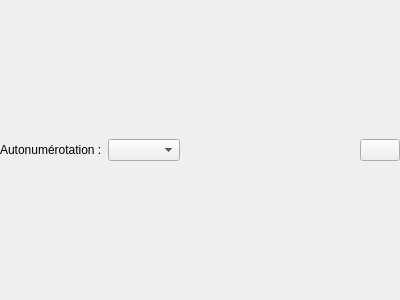
<?xml version="1.0" encoding="UTF-8"?>
<ui version="4.0">
 <class>AutonumSelectorWidget</class>
 <widget class="QWidget" name="AutonumSelectorWidget">
  <property name="geometry">
   <rect>
    <x>0</x>
    <y>0</y>
    <width>400</width>
    <height>300</height>
   </rect>
  </property>
  <property name="windowTitle">
   <string>Form</string>
  </property>
  <layout class="QHBoxLayout" name="horizontalLayout">
   <property name="margin">
    <number>0</number>
   </property>
   <item>
    <widget class="QLabel" name="label">
     <property name="text">
      <string>Autonumérotation :</string>
     </property>
    </widget>
   </item>
   <item>
    <widget class="QComboBox" name="m_available_autonum_cb"/>
   </item>
   <item>
    <spacer name="horizontalSpacer">
     <property name="orientation">
      <enum>Qt::Horizontal</enum>
     </property>
     <property name="sizeHint" stdset="0">
      <size>
       <width>40</width>
       <height>20</height>
      </size>
     </property>
    </spacer>
   </item>
   <item>
    <widget class="QPushButton" name="m_edit_autonum_pb">
     <property name="toolTip">
      <string>éditer les numérotations</string>
     </property>
     <property name="text">
      <string/>
     </property>
     <property name="icon">
      <iconset resource="../../qelectrotech.qrc">
       <normaloff>:/ico/16x16/configure.png</normaloff>:/ico/16x16/configure.png</iconset>
     </property>
    </widget>
   </item>
  </layout>
 </widget>
 <resources>
  <include location="../../qelectrotech.qrc"/>
 </resources>
 <connections/>
</ui>
